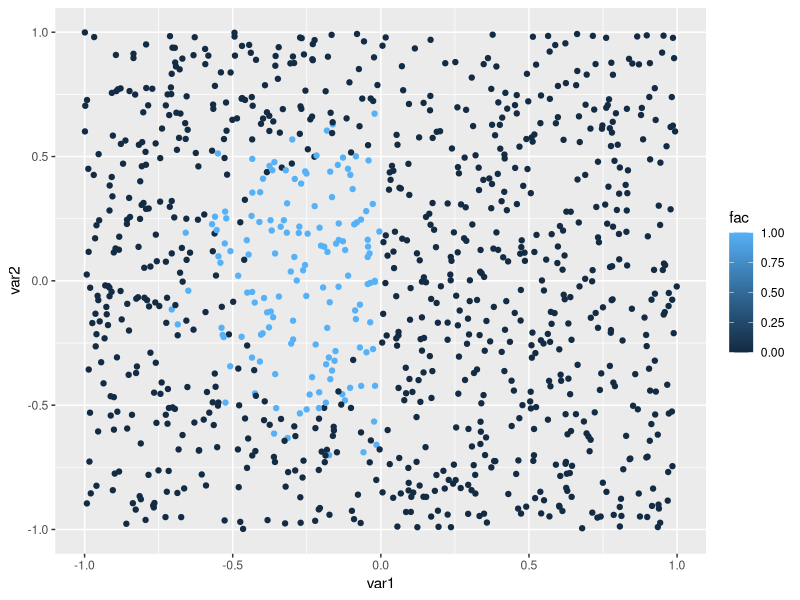
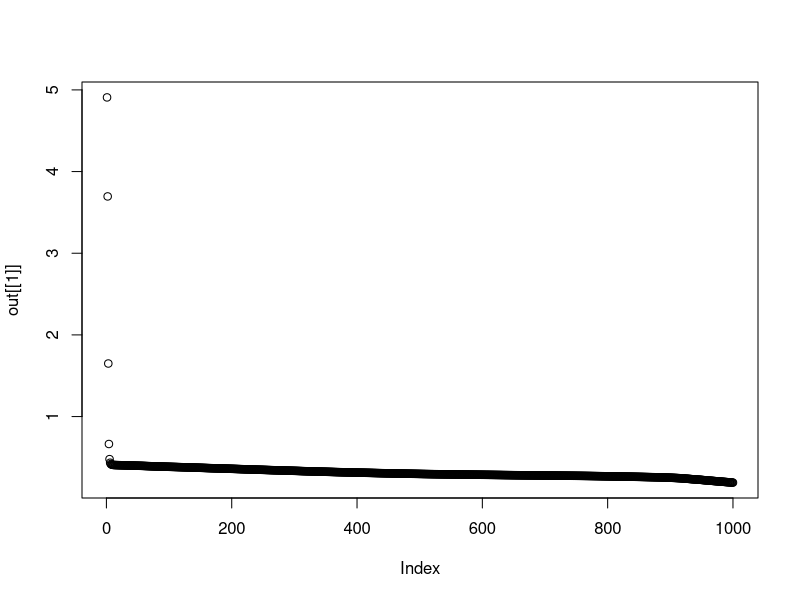
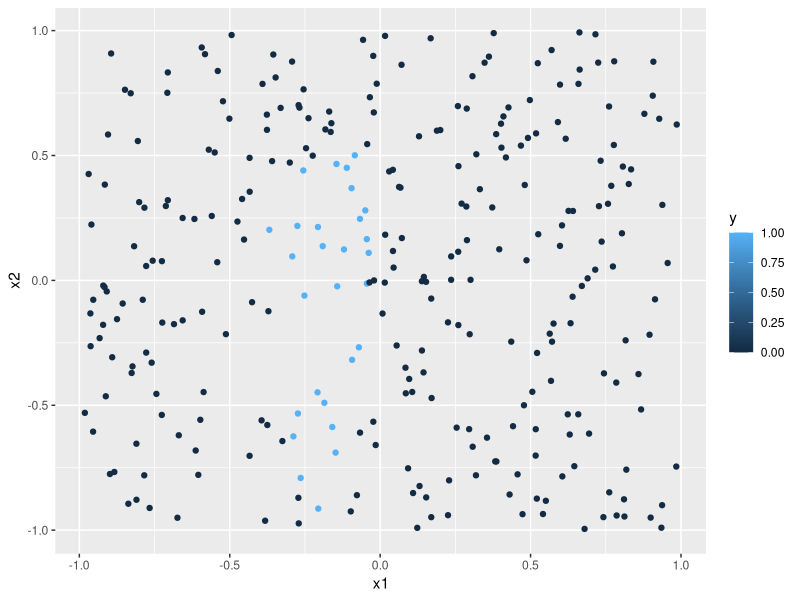

Write the R code that produced these figures, in order.
## ---- chunk 1
knitr::opts_chunk$set(echo = TRUE)
## ---- chunk 2
initialize_parameters <- function(layer_dims)
{
  
  L <- length(layer_dims)
  
  parameters <- vector("list", length=(L-1))

  for(l in 2:(L))
    {
    parameters[[l-1]]<-list(matrix(runif(layer_dims[l]*layer_dims[l-1]),
                                   layer_dims[l], layer_dims[l-1]), 
                            matrix(runif(layer_dims[l]*1),layer_dims[l], 1))
    names(parameters[[l-1]])<-c("W", "b")
    }
  return(parameters)
}
## ---- chunk 3
linear_forward <- function(A, W, b)
  {
  
  # Implement the linear part of a layer's forward propagation.
  # 
  #   Arguments:
  #   A -- activations from previous layer (or input data):
  #   W -- weights matrix
  #   b -- bias vector
  # 
  #   Returns:
  #   Z -- the input of the activation function
  #   cache -- a list containing "A", "W" and "b" 
    
  Z <- apply(W%*%A,2, function(x) x+b)
   
  linear_cache <- list("A" = A, "W" = W, "b" = b)
 
  return(list("Z" = Z, "linear_cache" = linear_cache))
}
## ---- chunk 4
sigmoid <- function(x)
  {
  1/(1+exp(-x))
  }
## ---- chunk 5
RELU <- function(x)
  {
  max(0, x)
  }
## ---- chunk 6
linear_activation_forward <- function(A_prev, W, b, activation)
{
# Implement the forward propagation for the LINEAR->ACTIVATION layer# 
#     Arguments
#     A_prev -- activations from previous layer (or input data)
#     W -- weights matrix
#     b -- bias vector
#     activation -- the activation to be used in this layer 
#     stored as a text string: "sigmoid" or "relu"
# 
#     Returns:
#     A -- the output of the activation function
#     cache -- a list containing "linear_cache" and "activation_cache"
    
    out <- linear_forward(A_prev, W, b) 
    
    Z <- out$Z
    linear_cache <- out$linear_cache
    
    ifelse(activation=="sigmoid", 
           A <- sapply(Z, function(x) sigmoid(x)),
           A <- apply(Z, 1:2, function(x) RELU(x)))  
    
    cache <- list("linear_cache" = linear_cache, "activation_cache" = Z)
  
    return(list("A" = A, "cache" = cache))
}
## ---- chunk 7
L_model_forward <- function(X, parameters)
{

    # Implement forward propagation for the 
    #[LINEAR->RELU]*(L-1)->LINEAR->SIGMOID computation
    # 
    # Arguments:
    # X -- data of shape (input size, number of examples)
    # parameters -- output of initialize_parameters()
    # 
    # Returns:
    # AL -- last post-activation value
    # caches -- list of caches containing:
    # every cache of linear_relu_forward() (there are L-1 of them, indexed from 0 to L-2)
    # the cache of linear_sigmoid_forward() (there is one, indexed L-1)
    
  
  caches <- list()
  A = X
  L = length(parameters)
 
#Implementation of Linear -> RELU (L-1 times); add "cache" to the "caches" list
  
 for(l in 1:(L-1))
 {
    A_prev <- A
    out <- linear_activation_forward(A_prev, parameters[[l]]$W, parameters[[l]]$b, "relu")
    A<-out$A
    cache <- out$cache
    caches[[l]] <- cache
 }  
   
  A_prev <- A
  out <- linear_activation_forward(A_prev, parameters[[L]]$W, parameters[[L]]$b, "sigmoid")
  AL<-matrix(out$A, nrow=n_y)-0.001 
  cache <- out$cache
  caches[[L]] <- cache
  
  return(list("AL" = AL, "caches" = caches)) 
  
}
## ---- chunk 8
compute_cost <- function(AL, Y, m)
{
  # Implement the cost function
  #   Arguments:
  #   AL -- probability vector corresponding to your label predictions
  #   Y -- true "label" vector 
  # 
  #   Returns:
  #   cost -- cross-entropy cost
  
  m <- length(Y)
  
  #Computer loss from AL and y
  cost <- - (1/m)*sum(Y*log(abs(AL))+(1-Y)*log(abs(1-AL)))
  return(cost)
}
## ---- chunk 9
linear_backward <- function(dZ, linear_cache)
  {
  # Implement the linear portion of backward 
  #propagation for a single layer (layer l)
  # 
  #   Arguments:
  #   dZ -- Gradient of the cost with respect to the linear output
  #   cache -- tuple of values (A_prev, W, b) coming from the forward propagation in the current layer
  # 
  #   Returns:
  #   dA_prev -- Gradient of the cost with respect 
  #to the activation (of the previous layer l-1)
  #   dW -- Gradient of the cost with respect to W (current layer l)
  #   db -- Gradient of the cost with respect to b (current layer l)
  
  #linear_cache$A is A_prev compared to the other parameters
  A_prev <- linear_cache$A
  W <- linear_cache$W
  b <- linear_cache$b
  
  m <- dim(A_prev)[2]
  
  dW <- (dZ%*%t(A_prev))/m
  db <- as.matrix(rowSums(dZ)/m)
  
  dA_prev = t(W)%*%matrix(dZ, nrow=ncol(t(W)))
  return(list("dA_prev"=dA_prev, "dW"=dW, "db"=db))
}
## ---- chunk 10
sigmoid_backward<-function(x){sigmoid(x)*(1 - sigmoid(x))}
## ---- chunk 11
RELU_backward<-function(x){ifelse(x > 0, 1, 0)}
## ---- chunk 12
linear_activation_backward<-function(dA, cache, activation)
{
# Implement the backward propagation for the LINEAR->ACTIVATION layer.
#     
#     Arguments:
#     dA -- post-activation gradient for current layer l 
#     cache -- tuple of values (linear_cache, activation_cache) I store for
#     computing backward propagation efficiently
#     activation -- the activation to be used in this layer,
#     stored as a text string: "sigmoid" or "relu"
#     
#     Returns:
#     dA_prev -- Gradient of the cost with respect to the activation 
#     (of the previous layer l-1)
#     dW -- Gradient of the cost with respect to W (current layer l)
#     db -- Gradient of the cost with respect to b (current layer l)
  
  linear_cache <- cache$linear_cache
  activation_cache <- cache$activation_cache  
  ifelse(activation=="relu", 
         dZ <- dA*RELU_backward(activation_cache), 
         dZ <- dA*sigmoid_backward(activation_cache))

  output<-linear_backward(dZ, linear_cache)
  return(output)
}
## ---- chunk 13
L_model_backward<-function(AL, Y, caches)
{
    # Implement the backward propagation for the 
    # [LINEAR->RELU] * (L-1) -> LINEAR -> SIGMOID 
    #     
    #     Arguments:
    #     AL -- probability vector, output of the forward
    #     propagation (L_model_forward())
    #     Y -- true "label" vector 
    #     caches -- list of caches containing:
    #     every cache of linear_activation_forward() with "relu" 
    #     (it's caches[l], for l in range(L-1) i.e l = 0...L-2)
    #     the cache of linear_activation_forward() with "sigmoid" 
    #     (it's caches[L-1])
    #     
    #     Returns:
    #     grads -- A list with the gradients
             
    caches_back<-caches
    grads <- list()
    L <- length(caches_back) #number of caches
    m <- dim(AL)[2]
    
    #Initializing the backpropagation
    dAL <- - ((Y/AL) - ((1-Y)/(1-AL)))
    
    #Lth layer (Sigmoid -> Linear) gradients
    output<-linear_activation_backward(dAL,  
                                       caches_back[L][[1]],
                                       activation="sigmoid") 
    #start with cache at Layer L
    
    grads[[L]]<-output
    
    ###loop over the relu->linear 
    for(l in (L-1):1)
      {
      grads[[l]]<-linear_activation_backward(
        grads[[l+1]]$dA_prev,
        caches_back[l][[1]], activation="relu")
      }
    return(grads)    
}
## ---- chunk 14
update_parameters<-function(parameters, grads, learning_rate)
{
  # Update parameters using gradient descent
  L <- length(parameters)
  
  for(l in 1:L)
  {
    parameters[[l]]$W <- parameters[[l]]$W - learning_rate*grads[[l]]$dW
    parameters[[l]]$b <- parameters[[l]]$b - learning_rate*grads[[l]]$db
  }
 return(parameters) 
}

## ---- chunk 15
set.seed(123)
#for illustration purpose, I use two features
n_features<-2
#number of observations
m<-1000

X<-matrix(runif(n_features*m, -1,1), ncol=n_features, nrow=m)
y<-rep(NA, m)

#create some weired function
r<-0.5
#create circle
d = sqrt(X[,1]^2 + X[,2]^2)+rnorm(m, -0.1,0.1)
y[d<r]<-1
y[d>=r]<-0
#cut part of the circle
y[X[,1]>0]<-0


#visualize first two variables
plt<-data.frame(cbind(X, y))
names(plt)<-c("var1", "var2", "fac")
require(ggplot2)
ggplot(plt, aes(x=var1, y=var2, col=fac))+
  geom_point()

#reshape arrays
X<-t(X)
y<-matrix(y, nrow=1)

## ---- chunk 16
#split into training and test set
prop_training <- 0.7
train_index<-sample(c(1:prop_training*m), prop_training*m, replace=FALSE)
X_train <- X[,train_index]
X_test <- X[,-train_index]
y_train<-y[,train_index]
y_test<-y[,-train_index]
## ---- chunk 17
L_layer_model<- function(X, Y, layers_dims, learning_rate,  print_cost=FALSE, num_iteration)
  {

  cost <- list()
  
  #Parameter initialization
  parameters <- initialize_parameters(layers_dims)
  
  #for loop
  costs<-c()
  for(i in 1:num_iteration)
    {
        #Forward Propagation: [Linear -> Relu]*(L-1) -> Linear -> Sigmoid
        out <- L_model_forward(X, parameters)
        AL <- out$AL
        caches <- out$caches
        
        #Compute costs
        cost <- compute_cost(AL, Y, length(Y))
        
        #Backward Propagation
        grads <- L_model_backward(AL, Y, caches)
        
        #Update parameters
        parameters <- update_parameters(parameters, grads, learning_rate)
        
        #cost
        #print costs
        if(print_cost==TRUE & i%%100 == 0){print(cost)}
        costs[i]<-cost
        
        if(cost<=0){break}
    }
  return(list(costs,parameters))
}
## ---- chunk 18
#out[[1]] = costs
#out[[2]] = paramters for prediction
n_x <- n_features #number of features (of X)
n_h <- 3 #n of nodes in layer h
n_y <- 1 #label (cat or no cat)
layers_dims = c(n_x, n_h, n_h, n_h, n_y)

out <- L_layer_model(X_train, y_train, layers_dims,
                     num_iteration=1000,print_cost=TRUE,
                     learning_rate=0.1)
plot(out[[1]])
## ---- chunk 19
pred <- L_model_forward(X_test, out[[2]])

y_hat<-pred$AL
y_hat[y_hat<=0.5]<-0
y_hat[y_hat>0.5]<-1
#y hat

#accuracy
list(
"accuracy"=sum(y_hat==y_test)/length(y_test),
"precision"=sum(y_hat==1 & y_test==1)/ sum((y_hat==1 & y_test==1)|(y_test==1 & y_hat==0)),
"recall"=sum(y_hat==1 & y_test==1)/ sum((y_hat==1 & y_test==1)|(y_test==0 & y_hat==1)), 
"specificity"= 1-sum(y_hat==1 & y_test==0)/sum((y_hat==1 & y_test==0)|(y_hat==0 & y_test==0)))
## ---- chunk 20
test<-data.frame(cbind(t(X_test), t(y_hat)))
names(test) <- c("x1", "x2", "y")
ggplot(test, aes(x=x1, y=x2, col=y))+
  geom_point()
